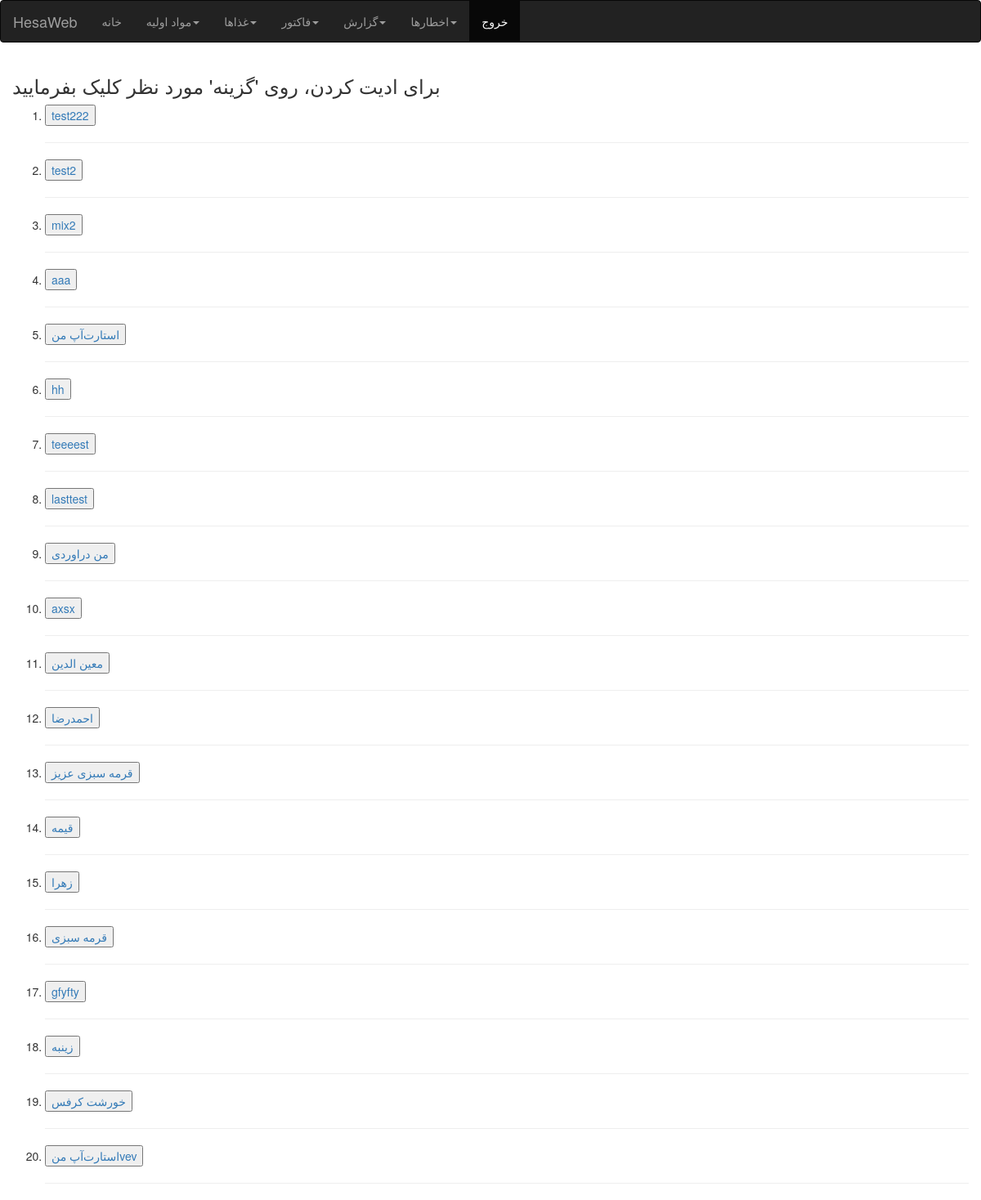
Screenshot of /all/kala (signed in) with the database file from the repository.
### product/models.py (models this page shows)
class kala(models.Model):
    name = models.CharField(max_length=50)
    current_value_instorage = models.IntegerField(default=0)
    current_price = models.IntegerField(default=0)
    total_value = models.IntegerField(default=0)
    price_per_unit = models.IntegerField(blank = True)
    materials = JSONField()
    def __str__(self):
        return self.name

### product/views.py (the view)
# urls.py: path("all/<str:type>",views.all,name="all"),
@login_required
def all(request,type):
    if type == "kala":
        content = kala.objects.all()
        return render(request,"product/all.html",{"content":content , "title" : "کالاها" , "type":"alter"})
    elif type == "material":
        content = material.objects.all()
        return render(request,"product/all.html",{"content":content , "title" : "مواد اولیه" , "type":"edit" })
    elif type == "cart":
        content = cart.objects.all()
        return render(request,"product/all.html",{"content":content , "title" : "مواد اولیه" , "type":"remove" })
    elif type == "factor":
        content = fucktor.objects.all().order_by("-id")
        return render(request,"product/all.html",{"content":content , "title" : "فاکتورها"  , "type":"view" })
    elif type == "fcart":
        content = fcart.objects.all()
        return render(request,"product/all.html",{"content":content , "title" : "مواد اولیه" , "type":"removefcart" })

### product/templates/product/all.html (shortened to what this page needs)
{% extends 'base.html' %}
{% block body %}
    <h3>برای ادیت کردن، روی 'گزینه' مورد نظر کلیک بفرمایید</h3>
    <ol>
        {% for item in content %}
        <li>
            <button>
                <a href="/{{type}}/{{item.id}}">{{item}}
            </button>
        </li>
        <hr>
        {% endfor %}
    </ol>
{% endblock body %}

### rows the page displays
kala: name "test222"
kala: name "test2"
kala: name "mix2"
kala: name "aaa"
kala: name "استارت‌آپ من"
kala: name "hh"
kala: name "teeeest"
kala: name "lasttest"
kala: name "من دراوردی"
kala: name "axsx"
kala: name "معین الدین"
kala: name "احمدرضا"
kala: name "قرمه سبزی عزیز"
kala: name "قیمه"
kala: name "زهرا"
kala: name "قرمه سبزی"
kala: name "gfyfty"
kala: name "زینبه"
kala: name "خورشت کرفس"
kala: name "استارت‌آپ منvev"
